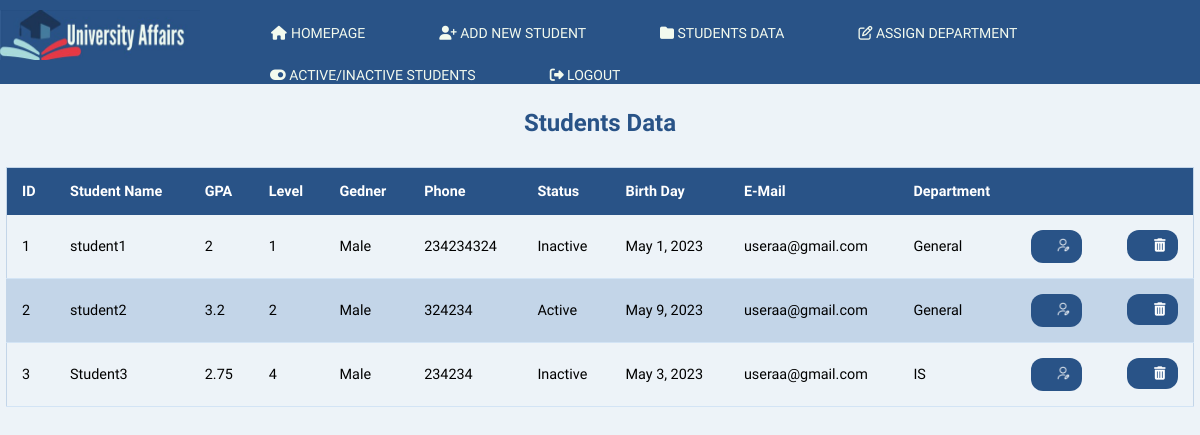
Before: /students-data.html with the older database file.
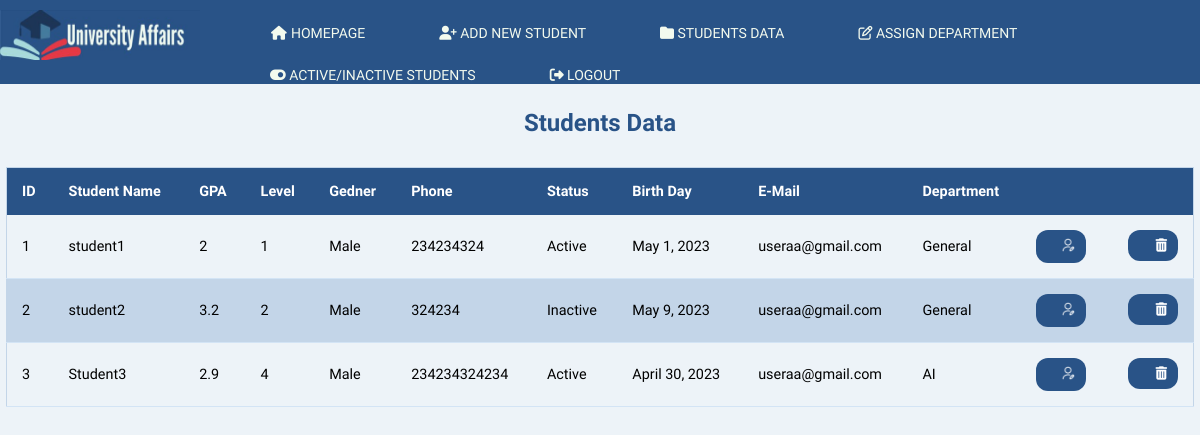
After: the same page with the newer database file.
### web_application/models.py (models this page shows)
class Student(models.Model):
    id = models.CharField(max_length=8, primary_key=True)
    name = models.CharField(max_length=50)
    GPA = models.CharField(max_length=4)
    level = models.CharField(max_length=1)
    gender = models.CharField(max_length=8)
    phone = models.CharField(max_length=11)
    status = models.CharField(max_length=10)
    birth_day = models.DateField()
    email = models.CharField(max_length=50)
    department = models.CharField(max_length=20, default='General')

### web_application/views.py (the view)
# urls.py: path('students-data.html', views.Student_data, name="student_data"),
def Student_data(request):
    students = Student.objects.all()
    return render(request, 'web_application/students_data.html', {'students': students})

### web_application/templates/web_application/students_data.html (shortened to what this page needs)
{% load static %}
<!DOCTYPE html>
    <head>
      <link rel="stylesheet" href="{% static 'css/stylesheet.css' %}">
      <link rel="stylesheet" href="https://cdnjs.cloudflare.com/ajax/libs/font-awesome/4.7.0/css/font-awesome.min.css">
    </head>
    <body id="body">
      <header>
        <div class="logo">
        <img src="{% static 'photos/Logo.jpg' %}" alt="FCAI-CU" />
        </div>
        <div class="containerr">
        <nav class="navbar">
            <ul>
            <li>
                <a href="./homepage.html"><i class="fa fa-fw fa-home"></i> Homepage</a>
            </li>
            <li>
                <a href="./add-new-student.html"
                ><i class="fa fa-user-plus"></i> Add New student</a
                >
            </li>
            <li>
                <a href="./students-data.html"
                ><i class="fa fa-folder"></i> Students Data</a
                >
            </li>
            <li>
                <a href="./assign-department.html"
                ><i class="fa fa-edit"></i> Assign Department
                </a>
            </li>
            <li>
                <a href="./active-inactive-students.html"
                ><i class="fa fa-toggle-on"></i> Active/inactive Students</a
                >
            </li>
            <li>
                <a href="{% url 'logout' %}">
                <i class="fa-solid fa-right-from-bracket"></i> Logout </a>
            </li>
            </ul>
        </nav>
        </div>
    </header>
      <h3 class="tableName">Students Data</h2>
        <table class="table" style="width:99%" id="myTable">
          <thead>
            <tr>
              <th id="studentId">ID</th>
              <th id="studentName">Student Name</th>
              <th id="studentGpa">GPA</th>
              <th id="studentLevel">Level </th>
              <th id="studentGender">Gedner</th>
              <th id="studentPhone">Phone</th>
              <th id="studentStatus">Status</th>
              <th id="studentDate">Birth Day</th>
              <th id="studentEmail">E-Mail</th>
              <th id="Departement">Department</th>
              <th ></th>
            </tr>
          </thead>
          <tbody id="Body">
            {% for student in students %}
              <tr>
                <td>{{student.id}}</td>
                <td>{{student.name}}</td>
                <td>{{student.GPA}}</td>
                <td>{{student.level}}</td>
                <td>{{student.gender}}</td>
                <td>{{student.phone}}</td>
                <td>{{student.status}}</td>
                <td>{{student.birth_day}}</td>
                <td>{{student.email}}</td>
                <td>{{student.department}}</td>
                <td>
                  <a class='centerLink' href="{% url 'edit-student' student.id %}"><button class='Edit-S'><img class='edit_img_S' src="{% static 'photos/edit.png' %}"></button></a>
                    <a class='centerLink' href="{% url 'delete-student' student.id %}" onclick="return confirmDeletion()">
                      <button class='Delet-S' type="Submit" ><i class='fa fa-fw fa-trash'></i></button></a>
                </td>
              </tr>
            {% endfor %}
          </tbody>
          </table>
    </body>
</html>

Changed rows visible on the page:
changed Student "student1": status "Inactive" → "Active"
changed Student "student2": status "Active" → "Inactive"
changed Student "Student3": GPA "2.75" → "2.9"; phone "234234" → "234234324234"; status "Inactive" → "Active"; birth_day "May 3, 2023" → "April 30, 2023"; department "IS" → "AI"
